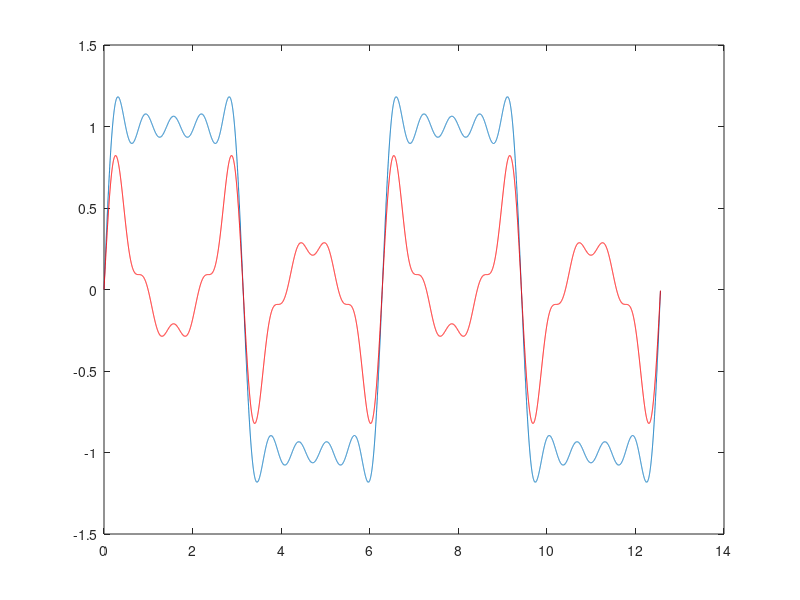

Recreate this plot in MATLAB.
clf
x = 0:1/1000:(4*pi-1/1000);
a = 1;
% s1 = 4*a/pi*sin(x);
% s3 = 4*a/(3*pi)*sin(3*x);
% s5 = 4*a/(5*pi)*sin(5*x);
% s7 = 4*a/(7*pi)*sin(7*x);
N =5;
square = zeros(1, length(x));
for k=1:N
    s = 4*a/((2*k-1)*pi)*sin((2*k-1)*x);
    square = square + s;
end
% square = s1 + s3 + s5 + s7;
figure(1);
plot(x, square);
% plot(x, s1, x, s3, x, s5, x, s7, x, square);
% legend('s1','s3','s5','s7','synthezised');
% take the first component of this square wave away
distorted = square - 4*a/pi*sin(x);
hold on
plot(x, distorted, 'r');
hold off
